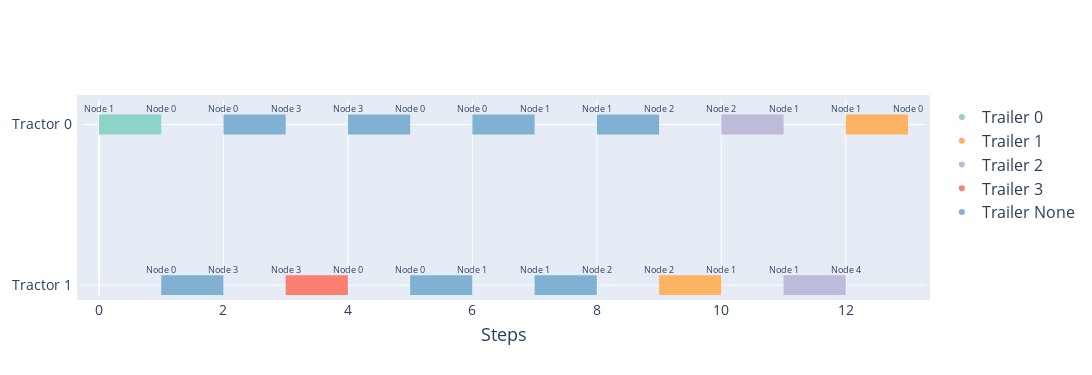

The cell this chart's notebook holds for it:
### Markdown cell above
### Run Examples

### Code cell
env = EVRP
val_dataset = env.make_dataset(
        size=5,
        num_samples=1,
        num_trucks=2,
        num_trailers=4,
        truck_names=None,
        display_graphs=3,
        r_threshold=0.6
    )

# Need a dataloader to batch instances
dataloader = DataLoader(val_dataset, batch_size=1, collate_fn=collate_fn)

# Make var works for dicts
batch_random = next(iter(dataloader))

# Run the model
model.eval()
model.set_decode_type('greedy')

with torch.no_grad():
    cost, length, reward, penalty, _, edges, decision = model(batch_random[0].copy(), batch_random[1].copy(), return_pi=True)

edges_random=edges.permute(1,2,0)
decision_random=decision.permute(0, 2, 1)

for i, graph in enumerate(batch_random[1]):
    edge_count = len(edges_random[i]) + 1

    cols = 3
    rows = math.ceil(edge_count / cols)

    fig, axs = plt.subplots(rows, cols, figsize=(15, rows * 5.5))  # Adjusted figure size
    plt.subplots_adjust(wspace=0.02, hspace=0.02)

    # Flatten axs to easily iterate over it
    axs = axs.ravel()

    graph.draw(ax=axs[0], with_labels=False)
    axs[0].set_title("Initial State")
    axs[0].set_xlim([-0.7, 1.3])
    axs[0].set_ylim([-0.7, 1.3])
    axs[0].set_aspect('equal')

    col = 1
    for edge, d in zip(edges_random[i], decision_random[i]):

        graph.clear()
        graph.visit_edges([edge])
        graph.draw(ax=axs[col], with_labels=True)
        axs[col].set_title(f"Step {col-1}")
        axs[col].set_xlim([-0.7, 1.3])
        axs[col].set_ylim([-0.7, 1.3])
        axs[col].set_aspect('equal')

        col += 1

    data_edges = edges_random[i].numpy().astype(int)
    plot_timeline(data_edges)

# Hide empty subplots
for j in range(col, len(axs)):
    axs[j].axis('off')

plt.show()
plt.close()

### Figure 1 — Plotly figure (JSON) as saved in the notebook; plotly's stock layout.template omitted (floating-point values rounded to 4 significant figures)
{"data": [{"hoverinfo": "none", "line": {"color": "rgb(141,211,199)", "width": 20}, "mode": "lines", "name": "Tractor 0 ", "showlegend": false, "type": "scatter", "x": [0, 1], "y": [0, 0]}, {"hoverinfo": "none", "line": {"color": "rgb(128,177,211)", "width": 20}, "mode": "lines", "name": "Tractor 0 ", "showlegend": false, "type": "scatter", "x": [2, 3], "y": [0, 0]}, {"hoverinfo": "none", "line": {"color": "rgb(128,177,211)", "width": 20}, "mode": "lines", "name": "Tractor 0 ", "showlegend": false, "type": "scatter", "x": [4, 5], "y": [0, 0]}, {"hoverinfo": "none", "line": {"color": "rgb(128,177,211)", "width": 20}, "mode": "lines", "name": "Tractor 0 ", "showlegend": false, "type": "scatter", "x": [6, 7], "y": [0, 0]}, {"hoverinfo": "none", "line": {"color": "rgb(128,177,211)", "width": 20}, "mode": "lines", "name": "Tractor 0 ", "showlegend": false, "type": "scatter", "x": [8, 9], "y": [0, 0]}, {"hoverinfo": "none", "line": {"color": "rgb(190,186,218)", "width": 20}, "mode": "lines", "name": "Tractor 0 ", "showlegend": false, "type": "scatter", "x": [10, 11], "y": [0, 0]}, {"hoverinfo": "none", "line": {"color": "rgb(253,180,98)", "width": 20}, "mode": "lines", "name": "Tractor 0 ", "showlegend": false, "type": "scatter", "x": [12, 13], "y": [0, 0]}, {"hoverinfo": "none", "line": {"color": "rgb(128,177,211)", "width": 20}, "mode": "lines", "name": "Tractor 1 ", "showlegend": false, "type": "scatter", "x": [1, 2], "y": [1, 1]}, {"hoverinfo": "none", "line": {"color": "rgb(251,128,114)", "width": 20}, "mode": "lines", "name": "Tractor 1 ", "showlegend": false, "type": "scatter", "x": [3, 4], "y": [1, 1]}, {"hoverinfo": "none", "line": {"color": "rgb(128,177,211)", "width": 20}, "mode": "lines", "name": "Tractor 1 ", "showlegend": false, "type": "scatter", "x": [5, 6], "y": [1, 1]}, {"hoverinfo": "none", "line": {"color": "rgb(128,177,211)", "width": 20}, "mode": "lines", "name": "Tractor 1 ", "showlegend": false, "type": "scatter", "x": [7, 8], "y": [1, 1]}, {"hoverinfo": "none", "line": {"color": "rgb(253,180,98)", "width": 20}, "mode": "lines", "name": "Tractor 1 ", "showlegend": false, "type": "scatter", "x": [9, 10], "y": [1, 1]}, {"hoverinfo": "none", "line": {"color": "rgb(190,186,218)", "width": 20}, "mode": "lines", "name": "Tractor 1 ", "showlegend": false, "type": "scatter", "x": [11, 12], "y": [1, 1]}, {"legendgroup": "Trailer 0", "marker": {"color": "rgb(141,211,199)"}, "mode": "markers", "name": "Trailer 0", "type": "scatter", "x": [null], "y": [null]}, {"legendgroup": "Trailer 1", "marker": {"color": "rgb(253,180,98)"}, "mode": "markers", "name": "Trailer 1", "type": "scatter", "x": [null], "y": [null]}, {"legendgroup": "Trailer 2", "marker": {"color": "rgb(190,186,218)"}, "mode": "markers", "name": "Trailer 2", "type": "scatter", "x": [null], "y": [null]}, {"legendgroup": "Trailer 3", "marker": {"color": "rgb(251,128,114)"}, "mode": "markers", "name": "Trailer 3", "type": "scatter", "x": [null], "y": [null]}, {"legendgroup": "Trailer None", "marker": {"color": "rgb(128,177,211)"}, "mode": "markers", "name": "Trailer None", "type": "scatter", "x": [null], "y": [null]}], "layout": {"annotations": [{"align": "center", "arrowhead": 2, "arrowsize": 1.5, "arrowwidth": 1.5, "ax": -5, "ay": 0, "font": {"size": 9}, "showarrow": false, "text": "Node 1", "valign": "bottom", "x": 0, "xref": "x", "y": -0.1, "yref": "y"}, {"align": "center", "arrowhead": 2, "arrowsize": 1.5, "arrowwidth": 1.5, "ax": -5, "ay": 0, "font": {"size": 9}, "showarrow": false, "text": "Node 0", "valign": "bottom", "x": 1, "xref": "x", "y": -0.1, "yref": "y"}, {"align": "center", "arrowhead": 2, "arrowsize": 1.5, "arrowwidth": 1.5, "ax": -5, "ay": 0, "font": {"size": 9}, "showarrow": false, "text": "Node 0", "valign": "bottom", "x": 2, "xref": "x", "y": -0.1, "yref": "y"}, {"align": "center", "arrowhead": 2, "arrowsize": 1.5, "arrowwidth": 1.5, "ax": -5, "ay": 0, "font": {"size": 9}, "showarrow": false, "text": "Node 3", "valign": "bottom", "x": 3, "xref": "x", "y": -0.1, "yref": "y"}, {"align": "center", "arrowhead": 2, "arrowsize": 1.5, "arrowwidth": 1.5, "ax": -5, "ay": 0, "font": {"size": 9}, "showarrow": false, "text": "Node 3", "valign": "bottom", "x": 4, "xref": "x", "y": -0.1, "yref": "y"}, {"align": "center", "arrowhead": 2, "arrowsize": 1.5, "arrowwidth": 1.5, "ax": -5, "ay": 0, "font": {"size": 9}, "showarrow": false, "text": "Node 0", "valign": "bottom", "x": 5, "xref": "x", "y": -0.1, "yref": "y"}, {"align": "center", "arrowhead": 2, "arrowsize": 1.5, "arrowwidth": 1.5, "ax": -5, "ay": 0, "font": {"size": 9}, "showarrow": false, "text": "Node 0", "valign": "bottom", "x": 6, "xref": "x", "y": -0.1, "yref": "y"}, {"align": "center", "arrowhead": 2, "arrowsize": 1.5, "arrowwidth": 1.5, "ax": -5, "ay": 0, "font": {"size": 9}, "showarrow": false, "text": "Node 1", "valign": "bottom", "x": 7, "xref": "x", "y": -0.1, "yref": "y"}, {"align": "center", "arrowhead": 2, "arrowsize": 1.5, "arrowwidth": 1.5, "ax": -5, "ay": 0, "font": {"size": 9}, "showarrow": false, "text": "Node 1", "valign": "bottom", "x": 8, "xref": "x", "y": -0.1, "yref": "y"}, {"align": "center", "arrowhead": 2, "arrowsize": 1.5, "arrowwidth": 1.5, "ax": -5, "ay": 0, "font": {"size": 9}, "showarrow": false, "text": "Node 2", "valign": "bottom", "x": 9, "xref": "x", "y": -0.1, "yref": "y"}, {"align": "center", "arrowhead": 2, "arrowsize": 1.5, "arrowwidth": 1.5, "ax": -5, "ay": 0, "font": {"size": 9}, "showarrow": false, "text": "Node 2", "valign": "bottom", "x": 10, "xref": "x", "y": -0.1, "yref": "y"}, {"align": "center", "arrowhead": 2, "arrowsize": 1.5, "arrowwidth": 1.5, "ax": -5, "ay": 0, "font": {"size": 9}, "showarrow": false, "text": "Node 1", "valign": "bottom", "x": 11, "xref": "x", "y": -0.1, "yref": "y"}, {"align": "center", "arrowhead": 2, "arrowsize": 1.5, "arrowwidth": 1.5, "ax": -5, "ay": 0, "font": {"size": 9}, "showarrow": false, "text": "Node 1", "valign": "bottom", "x": 12, "xref": "x", "y": -0.1, "yref": "y"}, {"align": "center", "arrowhead": 2, "arrowsize": 1.5, "arrowwidth": 1.5, "ax": -5, "ay": 0, "font": {"size": 9}, "showarrow": false, "text": "Node 0", "valign": "bottom", "x": 13, "xref": "x", "y": -0.1, "yref": "y"}, {"align": "center", "arrowhead": 2, "arrowsize": 1.5, "arrowwidth": 1.5, "ax": -5, "ay": 0, "font": {"size": 9}, "showarrow": false, "text": "Node 0", "valign": "bottom", "x": 1, "xref": "x", "y": 0.9, "yref": "y"}, {"align": "center", "arrowhead": 2, "arrowsize": 1.5, "arrowwidth": 1.5, "ax": -5, "ay": 0, "font": {"size": 9}, "showarrow": false, "text": "Node 3", "valign": "bottom", "x": 2, "xref": "x", "y": 0.9, "yref": "y"}, {"align": "center", "arrowhead": 2, "arrowsize": 1.5, "arrowwidth": 1.5, "ax": -5, "ay": 0, "font": {"size": 9}, "showarrow": false, "text": "Node 3", "valign": "bottom", "x": 3, "xref": "x", "y": 0.9, "yref": "y"}, {"align": "center", "arrowhead": 2, "arrowsize": 1.5, "arrowwidth": 1.5, "ax": -5, "ay": 0, "font": {"size": 9}, "showarrow": false, "text": "Node 0", "valign": "bottom", "x": 4, "xref": "x", "y": 0.9, "yref": "y"}, {"align": "center", "arrowhead": 2, "arrowsize": 1.5, "arrowwidth": 1.5, "ax": -5, "ay": 0, "font": {"size": 9}, "showarrow": false, "text": "Node 0", "valign": "bottom", "x": 5, "xref": "x", "y": 0.9, "yref": "y"}, {"align": "center", "arrowhead": 2, "arrowsize": 1.5, "arrowwidth": 1.5, "ax": -5, "ay": 0, "font": {"size": 9}, "showarrow": false, "text": "Node 1", "valign": "bottom", "x": 6, "xref": "x", "y": 0.9, "yref": "y"}, {"align": "center", "arrowhead": 2, "arrowsize": 1.5, "arrowwidth": 1.5, "ax": -5, "ay": 0, "font": {"size": 9}, "showarrow": false, "text": "Node 1", "valign": "bottom", "x": 7, "xref": "x", "y": 0.9, "yref": "y"}, {"align": "center", "arrowhead": 2, "arrowsize": 1.5, "arrowwidth": 1.5, "ax": -5, "ay": 0, "font": {"size": 9}, "showarrow": false, "text": "Node 2", "valign": "bottom", "x": 8, "xref": "x", "y": 0.9, "yref": "y"}, {"align": "center", "arrowhead": 2, "arrowsize": 1.5, "arrowwidth": 1.5, "ax": -5, "ay": 0, "font": {"size": 9}, "showarrow": false, "text": "Node 2", "valign": "bottom", "x": 9, "xref": "x", "y": 0.9, "yref": "y"}, {"align": "center", "arrowhead": 2, "arrowsize": 1.5, "arrowwidth": 1.5, "ax": -5, "ay": 0, "font": {"size": 9}, "showarrow": false, "text": "Node 1", "valign": "bottom", "x": 10, "xref": "x", "y": 0.9, "yref": "y"}, {"align": "center", "arrowhead": 2, "arrowsize": 1.5, "arrowwidth": 1.5, "ax": -5, "ay": 0, "font": {"size": 9}, "showarrow": false, "text": "Node 1", "valign": "bottom", "x": 11, "xref": "x", "y": 0.9, "yref": "y"}, {"align": "center", "arrowhead": 2, "arrowsize": 1.5, "arrowwidth": 1.5, "ax": -5, "ay": 0, "font": {"size": 9}, "showarrow": false, "text": "Node 4", "valign": "bottom", "x": 12, "xref": "x", "y": 0.9, "yref": "y"}], "height": 375, "legend": {"font": {"size": 16}, "traceorder": "normal"}, "margin": {"pad": 5}, "showlegend": true, "width": 1300, "xaxis": {"tickfont": {"size": 14}, "title": {"font": {"size": 18}, "text": "Steps"}}, "yaxis": {"autorange": "reversed", "tickfont": {"size": 14}, "ticktext": ["Tractor 0 ", "Tractor 1 "], "tickvals": [0, 1], "type": "category"}}}
